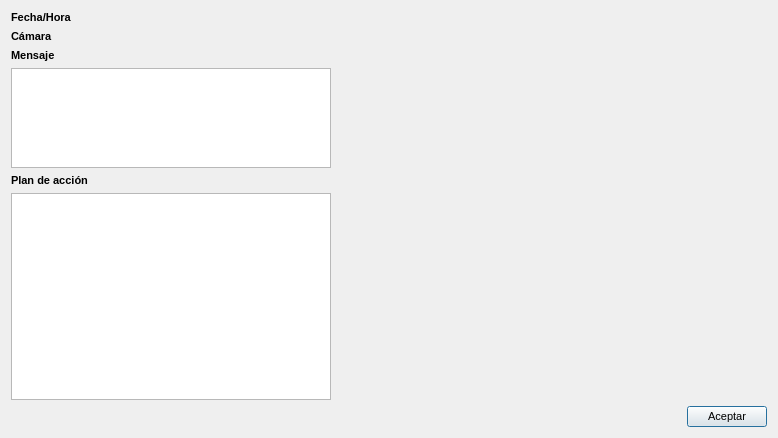
<?xml version="1.0" encoding="UTF-8"?>
<ui version="4.0">
 <class>AlertItemInfoDialog</class>
 <widget class="QDialog" name="AlertItemInfoDialog">
  <property name="geometry">
   <rect>
    <x>0</x>
    <y>0</y>
    <width>778</width>
    <height>438</height>
   </rect>
  </property>
  <property name="minimumSize">
   <size>
    <width>0</width>
    <height>0</height>
   </size>
  </property>
  <property name="maximumSize">
   <size>
    <width>5446456</width>
    <height>16777215</height>
   </size>
  </property>
  <property name="font">
   <font>
    <pointsize>8</pointsize>
   </font>
  </property>
  <property name="windowTitle">
   <string>Informacion de alerta</string>
  </property>
  <layout class="QGridLayout" name="gridLayout">
   <item row="5" column="0" colspan="3">
    <widget class="QPlainTextEdit" name="plan">
     <property name="minimumSize">
      <size>
       <width>320</width>
       <height>0</height>
      </size>
     </property>
     <property name="readOnly">
      <bool>true</bool>
     </property>
    </widget>
   </item>
   <item row="0" column="0">
    <widget class="QLabel" name="label_3">
     <property name="font">
      <font>
       <weight>75</weight>
       <bold>true</bold>
      </font>
     </property>
     <property name="text">
      <string>Fecha/Hora</string>
     </property>
    </widget>
   </item>
   <item row="4" column="0">
    <widget class="QLabel" name="label_7">
     <property name="font">
      <font>
       <weight>75</weight>
       <bold>true</bold>
      </font>
     </property>
     <property name="text">
      <string>Plan de acción</string>
     </property>
    </widget>
   </item>
   <item row="2" column="0">
    <widget class="QLabel" name="label_2">
     <property name="font">
      <font>
       <weight>75</weight>
       <bold>true</bold>
      </font>
     </property>
     <property name="text">
      <string>Mensaje</string>
     </property>
    </widget>
   </item>
   <item row="1" column="0">
    <widget class="QLabel" name="label">
     <property name="font">
      <font>
       <weight>75</weight>
       <bold>true</bold>
      </font>
     </property>
     <property name="text">
      <string>Cámara</string>
     </property>
    </widget>
   </item>
   <item row="3" column="0" colspan="3">
    <widget class="QPlainTextEdit" name="msg">
     <property name="minimumSize">
      <size>
       <width>0</width>
       <height>50</height>
      </size>
     </property>
     <property name="maximumSize">
      <size>
       <width>16777215</width>
       <height>100</height>
      </size>
     </property>
     <property name="readOnly">
      <bool>true</bool>
     </property>
    </widget>
   </item>
   <item row="3" column="3" rowspan="3">
    <widget class="CVImageWidget" name="alert_image">
     <property name="minimumSize">
      <size>
       <width>0</width>
       <height>0</height>
      </size>
     </property>
     <property name="maximumSize">
      <size>
       <width>454545</width>
       <height>454545</height>
      </size>
     </property>
     <property name="text">
      <string/>
     </property>
    </widget>
   </item>
   <item row="6" column="3">
    <layout class="QHBoxLayout" name="horizontalLayout">
     <item>
      <spacer name="horizontalSpacer">
       <property name="orientation">
        <enum>Qt::Horizontal</enum>
       </property>
       <property name="sizeHint" stdset="0">
        <size>
         <width>40</width>
         <height>20</height>
        </size>
       </property>
      </spacer>
     </item>
     <item>
      <widget class="QPushButton" name="aceptar">
       <property name="maximumSize">
        <size>
         <width>120</width>
         <height>16777215</height>
        </size>
       </property>
       <property name="text">
        <string>Aceptar</string>
       </property>
      </widget>
     </item>
    </layout>
   </item>
   <item row="0" column="1" colspan="2">
    <widget class="QLabel" name="time">
     <property name="text">
      <string/>
     </property>
    </widget>
   </item>
   <item row="1" column="1" colspan="2">
    <widget class="QLabel" name="camera">
     <property name="text">
      <string/>
     </property>
    </widget>
   </item>
  </layout>
 </widget>
 <customwidgets>
  <customwidget>
   <class>CVImageWidget</class>
   <extends>QLabel</extends>
   <header>cvimagewidget.h</header>
  </customwidget>
 </customwidgets>
 <resources/>
 <connections/>
</ui>
